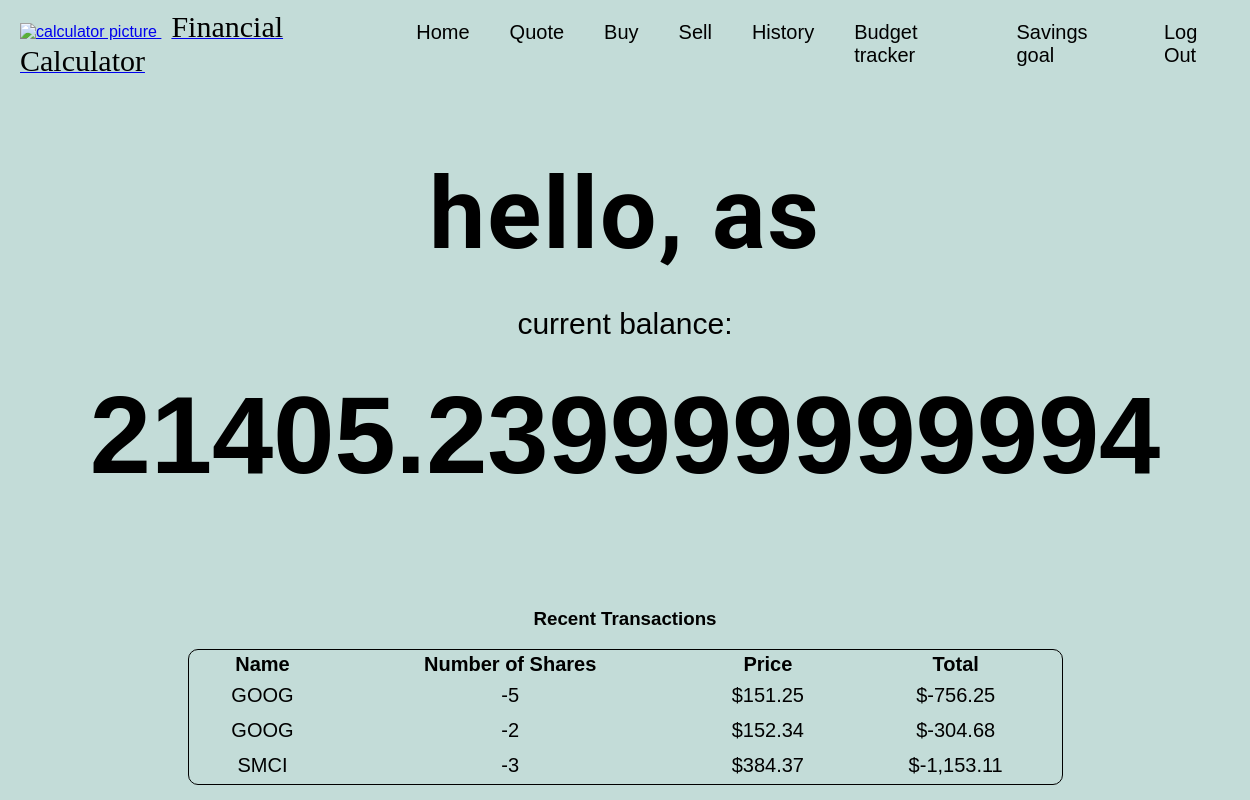
/homepage (signed in), run on the app's committed database.
### tables this page shows
CREATE TABLE users (id INTEGER PRIMARY KEY AUTOINCREMENT NOT NULL, username TEXT NOT NULL, hash TEXT NOT NULL, cash NUMERIC NOT NULL DEFAULT 10000.00);

CREATE TABLE tracking (
    id INTEGER NOT NULL,            -- User ID
    symbol TEXT NOT NULL,           -- Stock symbol
    shares INTEGER NOT NULL,        -- Number of shares bought/sold
    price REAL NOT NULL,            -- Price per share at the time of transaction
    total REAL NOT NULL,            -- Total value of the transaction (shares * price)
    timestamp DATETIME DEFAULT CURRENT_TIMESTAMP, -- When the transaction was made
    FOREIGN KEY (id) REFERENCES users (id)        -- Links to the users table
);

### app.py (the view)
@app.route("/homepage",methods =["GET"])
@login_required
def homepage():
    user_id = session["user_id"]
    user = db.execute("SELECT username FROM users WHERE id = :user_id", user_id=user_id)
    username = user[0]["username"] if user else "Guest"
    cash_result = db.execute("SELECT cash FROM users WHERE id = :user_id", user_id=user_id)
    cash = cash_result[0]["cash"] if cash_result else 0
    holdings = db.execute("SELECT symbol, shares, price, total FROM tracking WHERE id = :user_id ORDER BY timestamp DESC LIMIT 3 ", user_id=session["user_id"])
    return render_template("Homepage.html", username = username, cash= cash, holdings = holdings)

### app.py (called while the page is built)
@app.after_request
def after_request(response):
    response.headers["Cache-Control"] = "no-cache, no-store, must-revalidate"
    response.headers["Expires"] = 0
    response.headers["Pragma"] = "no-cache"
    return response

### helpers.py (called while the page is built)
def login_required(f):
    @wraps(f)
    def decorated_function(*args, **kwargs):
        if session.get("user_id") is None:
            return redirect("/login")
        return f(*args, **kwargs)
    return decorated_function

def usd(value):
    return f"${value:,.2f}"

### templates/Homepage.html (shortened to what this page needs)
{% extends "layout.html" %}
{% block main %}
<div class="homepage" id="loading">
    <h1>hello, {{username}}</h1>
    <p>current balance:</p>
   <h2>{{cash}}</h2>
   {% if holdings %}
   <h3>Recent Transactions</h3>
   <table>
       <thead>
           <tr>
               <th>Name</th>
               <th>Number of Shares</th>
               <th>Price</th>
               <th>Total</th>
           </tr>
       </thead>
       <tbody>
           {% for row in holdings%}
           <tr >
               <td>{{row.symbol}}</td>
               <td>{{row.shares}}</td>
               <td>{{row.price | usd}}</td>
               <td>{{row.total | usd}}</td>
           </tr>
           {% endfor %}
</div>
{% endif %}
{% endblock %}

### static/styles.css (style rules this page uses)
body { margin: 0; font-family: Arial, sans-serif; background: #c3dcd8; }
.homepage { display:flex; flex-direction:column; text-align:center; }
.homepage h1 { font-family:"roboto"; font-weight:bolder; font-size:100px; letter-spacing:2px; margin-bottom:5px; }
.homepage p { font-size:30px; }
.homepage h2 { font-size:110px; width:100%; margin-top:0px; }
table { margin-left:auto; margin-right:auto; border:1px solid black; border-radius:10px; text-align:center; width:70%; font-size:20px; }
td { padding:5px; }
#loading { animation: load 2s; }

### data on the page
users: username "as", cash "21405.239999999994"
tracking: symbol "GOOG", shares "-5", price "$151.25", total "$-756.25"
tracking: symbol "GOOG", shares "-2", price "$152.34", total "$-304.68"
tracking: symbol "SMCI", shares "-3", price "$384.37", total "$-1,153.11"
